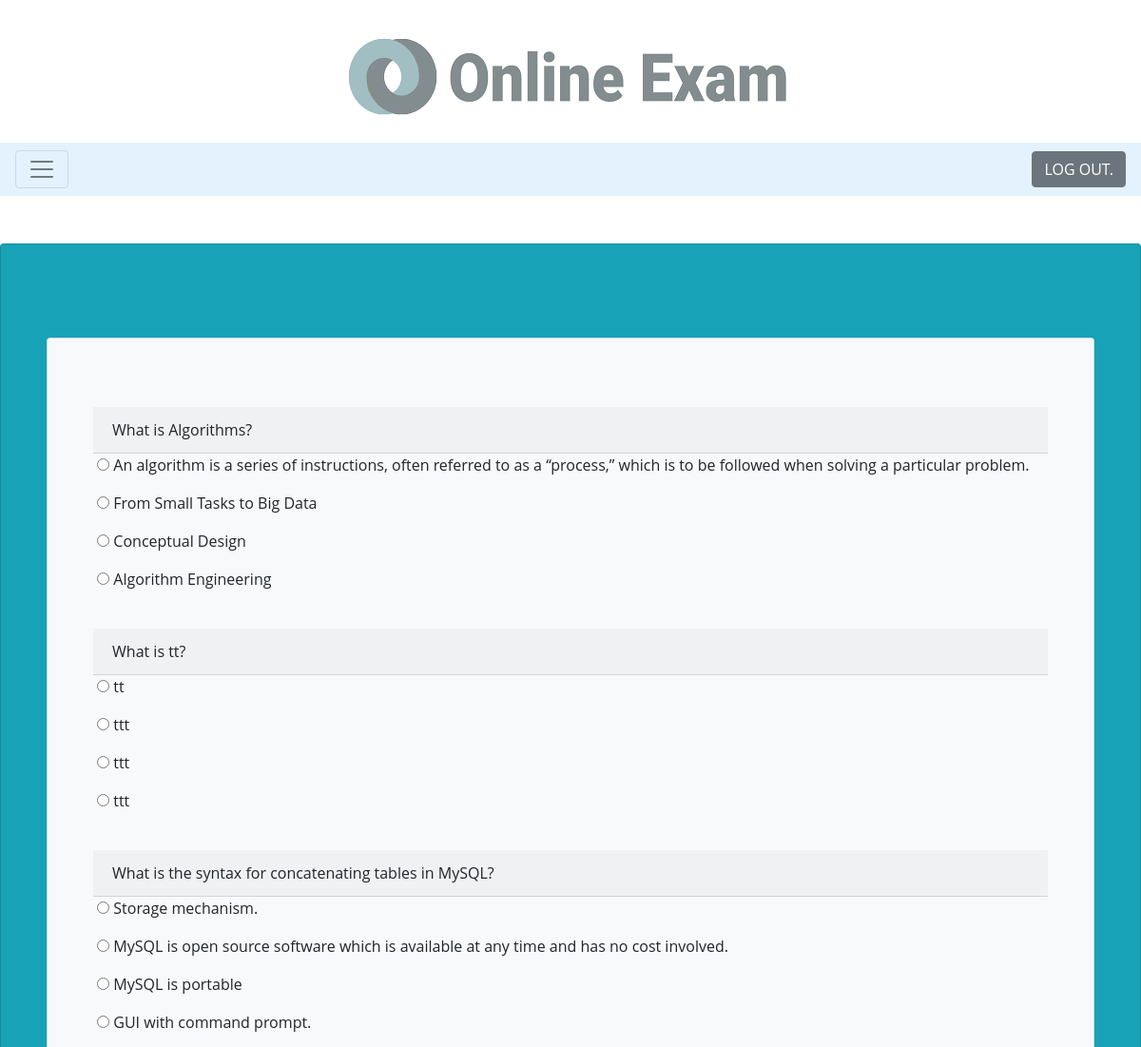
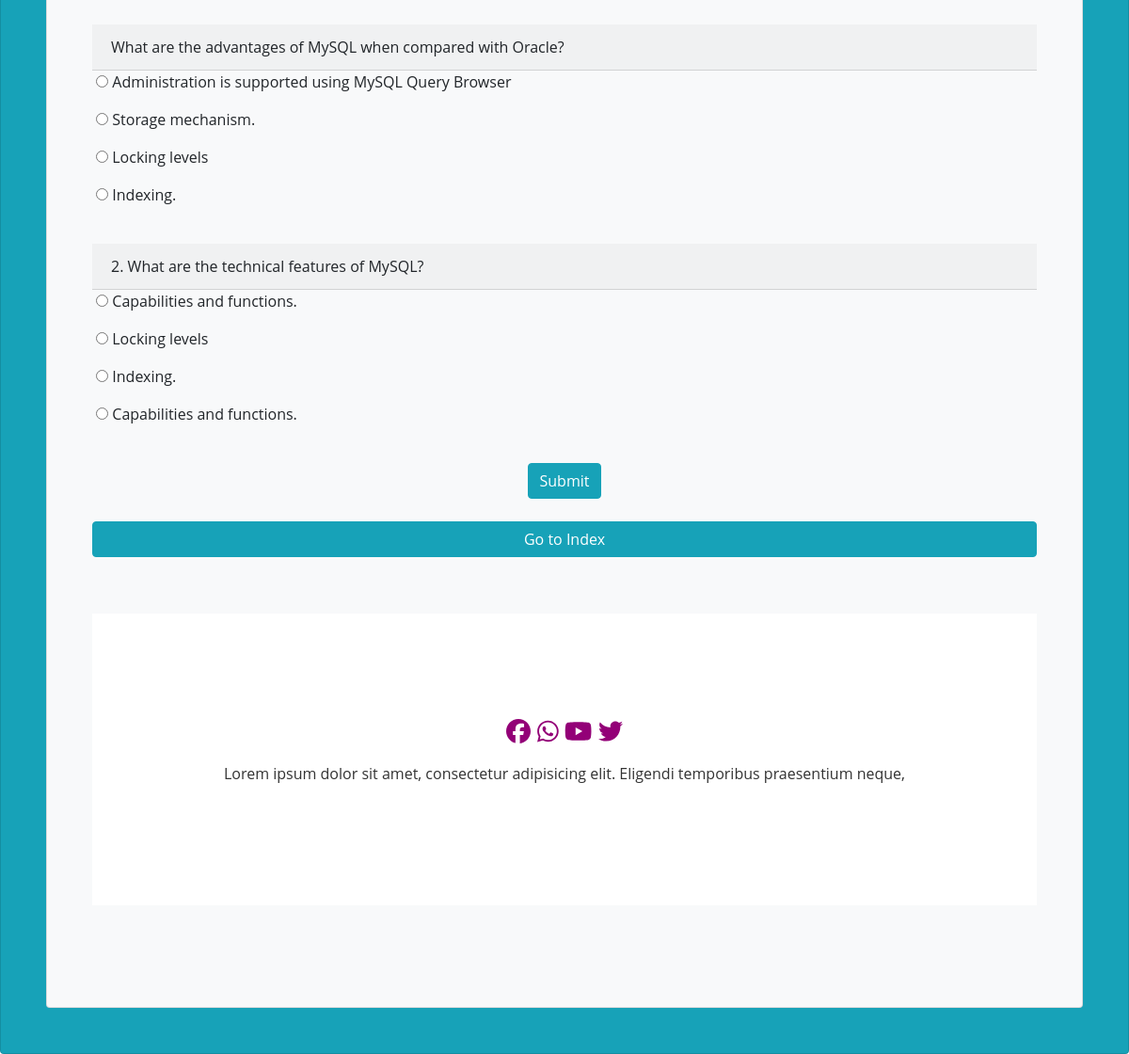
/classProject/php/public/Products/show.php (signed in), run on the app's committed database (2 pictures, top to bottom).
### tables this page shows
CREATE TABLE `questions` (
  `q_id` int(11) NOT NULL,
  `question` varchar(255) NOT NULL,
  `ans_id` int(11) NOT NULL
);

CREATE TABLE `answers` (
  `a_id` int(11) NOT NULL,
  `answer` varchar(255) NOT NULL,
  `ans_id` int(11) NOT NULL
);

### classProject/php/public/Products/show.php (the view, shortened to what this page needs)
<?php
$con = mysqli_connect('localhost','root');
mysqli_select_db($con,'online_exam');
?>
<!doctype html>
<html lang="en" xmlns="http://www.w3.org/1999/html">
<?php
include_once ('../../views/elements/head.php');
?>
<body>
<header>
    <div class="container">
        <div class="header-top">
            <a href="index.html" class="site-logo">
                <img src="ll.png" alt="Image" class="img-fluid mx-auto d-block">
            </a>
        </div>
        <nav class="navbar navbar-expand-lg navbar-light">
        </nav>
    </div>
</header>
<div class="pos-f-t ">
    <nav class="navbar navbar-light" style="background-color: #e3f2fd;">
        <button class="navbar-toggler" type="button" data-toggle="collapse" data-target="#navbarToggleExternalContent" aria-controls="navbarToggleExternalContent" aria-expanded="false" aria-label="Toggle navigation">
            <span class="navbar-toggler-icon"></span>
        </button>
        <a class="btn btn-secondary" href="../index.php" role="button">LOG OUT.</a>
    </nav>
</div>
    <div class="card bg-info " >
    <div class="card bg-light " >
        <form action="checked.php" method="post">
                <?php
                for ($i=1;$i<6;$i++){
                $q = "select * from questions WHERE q_id = $i" ;
                $query = mysqli_query($con,$q);
                while ($rows = mysqli_fetch_array($query)){
                ?>
                <div class="bg-light">
                    <br>
                    <p class="card-header">  <?php echo $rows['question']; ?> </p>
                    <?php
                    $q1 = "select * from answers WHERE ans_id = $i";
                    $query1 = mysqli_query($con, $q1);
                    while ($rows = mysqli_fetch_array($query1)) {
                        ?>
                        <div class="form-row ">
                            <div class="form-group col-md-12">
                            <input type="radio" class="" name="quizcheck[<?php echo $rows['ans_id']?>]" id="" value="<?php echo $rows['a_id']; ?>">
                                <?php echo $rows['answer']; ?>
                        </div>
                        </div>
                        <?php
                    }
                    }
                    }
                    ?>
                </div>
                </div>
                <br>
            <input type="submit" name="submit" Value="Submit" class="btn btn-info m-auto d-block" /> <br>
            <a href="index.php" class="btn btn-info m-auto d-block">Go to Index</a>
</form>
    </div>
</div>
<?php
include_once ('../../views/elements/footer.php');
?>
</body>
</html>

### classProject/php/views/elements/head.php (shortened to what this page needs)
<head>
    <link rel="stylesheet" type="text/css" href="css/bootstrap.min.css" media="all" />
    <link rel="stylesheet" type="text/css" href="css/all.min.css" media="all" />
    <link rel="stylesheet" type="text/css" href="css/fontawesome.min.css" media="all" />
    <link rel="stylesheet" type="text/css" href="style.css" media="all" />
</head>

### classProject/php/views/elements/footer.php
<footer id="footer-section">
    <div class="container">
        <div class="row">
            <div class=" font-icon col-md-12">
                <a href="#"><i class="fab fa-facebook"></i></a>
                <a href="#"><i class="fab fa-whatsapp"></i></a>
                <a href="#"><i class="fab fa-youtube"></i></a>
                <a href="#"><i class="fab fa-twitter"></i></a>
            </div>
        </div>
        <div class="row">
            <div class="dawon-footer col-md-12">
                <p>Lorem ipsum dolor sit amet, consectetur adipisicing elit. Eligendi temporibus praesentium neque,</p>
            </div>
        </div>
    </div>
</footer>

### classProject/php/public/Products/style.css (style rules this page uses)
body { font-family: 'Roboto', sans-serif; }
header { margin-top:30px; }
#footer-section { text-align:center; margin-top:60px; margin-bottom:60px; background:#fff; padding: 7rem 0; }
#footer-section .font-icon { font-size: 26px; }
#footer-section .font-icon a { color:#930077; width:40px; border-radius:100%; }
#footer-section .dawon-footer p { margin-top: 20px; color: #333; font-size: 1rem; }
body { font-family: 'open sans'; overflow-x: hidden; }
img { max-width: 100%; }
.card { margin-top: 50px; background: #eee; padding: 3em; line-height: 1.5em; }

### data on the page
questions: question "What is Algorithms?"
answers: answer "An algorithm is a series of instructions, often referred to as a “process,” which is to be followed when solving a particular problem."
answers: answer "From Small Tasks to Big Data"
answers: answer "Conceptual Design"
answers: answer "Algorithm Engineering"
questions: question "What is tt?"
answers: answer "tt"
answers: answer "ttt"
answers: answer "ttt"
answers: answer "ttt"
questions: question "What is the syntax for concatenating tables in MySQL?"
answers: answer "Storage mechanism."
answers: answer "MySQL is open source software which is available at any time and has no cost involved."
answers: answer "MySQL is portable"
answers: answer "GUI with command prompt."
questions: question "What are the advantages of MySQL when compared with Oracle?"
answers: answer "Administration is supported using MySQL Query Browser"
answers: answer "Storage mechanism."
answers: answer "Locking levels"
answers: answer "Indexing."
questions: question "2. What are the technical features of MySQL?"
answers: answer "Capabilities and functions."
answers: answer "Locking levels"
answers: answer "Indexing."
answers: answer "Capabilities and functions."
